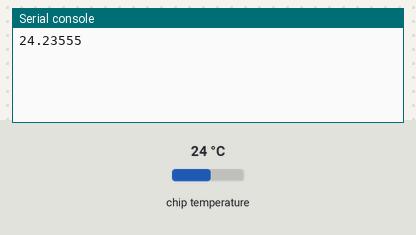
Bench run of a program on a simulated Raspberry Pi Pico running MicroPython. Shown: the last lines printed to the serial console. The test bench sets the inputs (shaded band); at power-on: chip temperature 24 °C. Files the program writes start out absent.

Above: at 1.2 s.
1.3 s: chip temperature set to 1 °C
At 2.4 s:
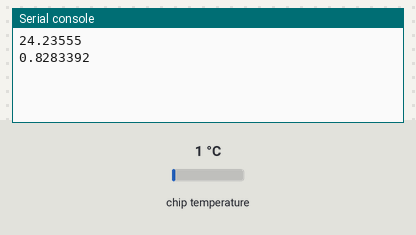
4.0 s: chip temperature set to 11 °C
At 5.1 s:
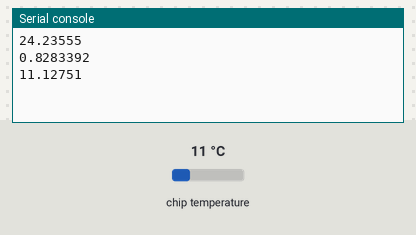
Timing chart, 0 to 7.0 s (numbered marks = the images above; inputs shaded):
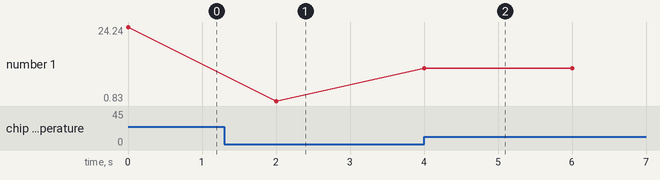

The program:

salvataggioTemperature.py
```python
""" Lorenzo Neri - Elettronica Open Source
"""


# importo le i pacchetti necessari
import machine
import utime

# usiamo il canale numero 4 dell'ADC di Pico per rilevare la temperatura
sensor_temp = machine.ADC(4)

# fattore di conversione necessario
conversion_factor = 3.3 / (65535)


# cicliamo all'infinito
while True:

    # leggiamo la temperatura
    lettura = sensor_temp.read_u16() * conversion_factor

    # correggiamo assieme al fattore di conversione per trasformare in Celsius
    temperatura = 27 - (lettura - 0.706)/0.001721

    # stampiamo a video
    print(temperatura)

    # apriamo il nostro file in modalità "append"
    file_dati = open("temp.txt","a")

    # scriviamo nel file
    file_dati.write(str(temperatura)+" - ")

    # chiudiamo il file in modalità "flush"
    file_dati.flush()

    # attendiamo due secondi
    utime.sleep(2)
```

Measured:
- after the input at 1.3 s, the serial console: prints a new line after 0.70 s (image 1)
- after the input at 4.0 s, the serial console: prints a new line at once (image 2)
- plotted number 1: 24.24 → 0.83 after the input at 1.3 s, 0.83 → 11.13 after the input at 4.0 s
